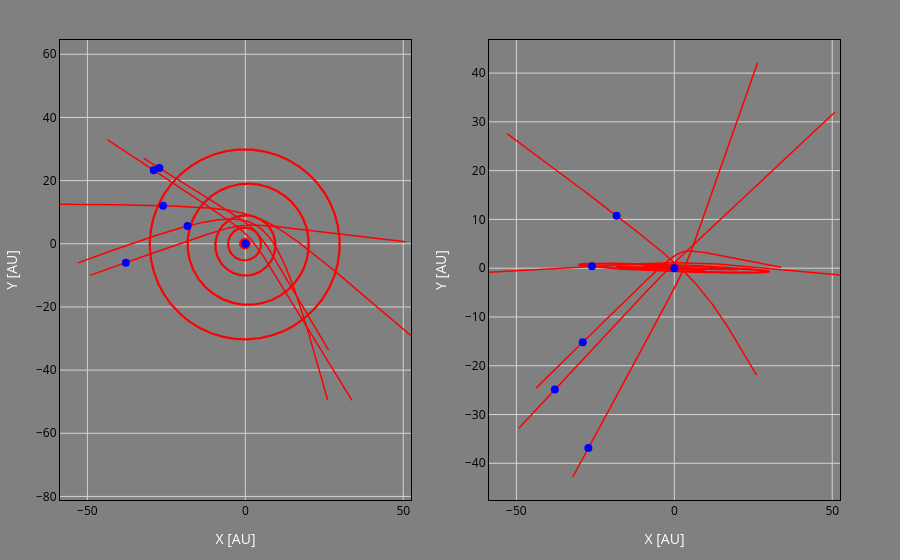

Notebook cell for this chart:
### Markdown cell above
## 6) (Optional) Altering the look of the figure
Layup Visualize supplies a default figure look via some internal CSS styling. Some users may have their own artistic idea in mind however for how they want orbits to look, so we give an example below on how you can use Plotly's inbuilt methods to update and decorate your plots to your hearts content. Have a look at [the Plotly documentation](https://plotly.com/python/reference/) for more information on what you can change and how to do it

### Code cell
fig2d = plotly_2D(
    lines,
    conic,
    orbit_pos=orbit_pos,
    planet_lines=planet_lines_cache[("helio", "ecl")],
    planet_id=planet_id,
    plot_sun=True,
    panels=("XY", "XZ"),
    return_fig=True,
)

# --- layout / background ---
fig2d.update_layout(
    plot_bgcolor="grey",
    paper_bgcolor="grey",
)

# --- x-axes ---
fig2d.update_xaxes(
    title_text="X [AU]",
    showgrid=True,
    showline=True,  # <-- draws axis spines top/right, plotly only draws bottom/left by default
    mirror=True,
    linecolor="black",
    gridcolor="lightgray",
    tickfont=dict(color="black"),
    zeroline=False,
)

# --- y-axes ---
fig2d.update_yaxes(
    title_text="Y [AU]",
    showgrid=True,
    showline=True,
    mirror=True,  # <-- draws axis spines top/right, plotly only draws bottom/left by default
    linecolor="black",
    gridcolor="lightgray",
    tickfont=dict(color="black"),
    zeroline=False,
)

# --- style orbit lines + markers ---
fig2d.for_each_trace(
    lambda tr: (
        tr.update(line=dict(color="red"))
        if tr.mode == "lines"
        and (
            tr.meta is None or tr.meta.get("kind") != "planet"
        )  # <-- planets have a special internal tag so you can colour input objects separately
        else None
    )
)

fig2d.update_traces(
    selector=dict(mode="markers"),
    marker=dict(size=8, color="blue"),
)


fig2d

### Figure 1 — Plotly figure (JSON) as saved in the notebook; plotly's stock layout.template omitted (floating-point values rounded to 4 significant figures; data arrays with more than 128 entries replaced by an {"elided": "..."} marker saying what was removed)
{"data": [{"hovertemplate": "Mercury<extra></extra>", "line": {"color": "red", "width": 2.2}, "meta": {"kind": "Planet"}, "mode": "lines", "name": "Mercury", "showlegend": false, "type": "scatter", "x": {"elided": "900 float values"}, "xaxis": "x", "y": {"elided": "900 float values"}, "yaxis": "y"}, {"hovertemplate": "Mercury<extra></extra>", "line": {"color": "red", "width": 2.2}, "meta": {"kind": "Planet"}, "mode": "lines", "name": "Mercury", "showlegend": false, "type": "scatter", "x": {"elided": "900 float values"}, "xaxis": "x2", "y": {"elided": "900 float values"}, "yaxis": "y2"}, {"hovertemplate": "Venus<extra></extra>", "line": {"color": "red", "width": 2.2}, "meta": {"kind": "Planet"}, "mode": "lines", "name": "Venus", "showlegend": false, "type": "scatter", "x": {"elided": "900 float values"}, "xaxis": "x", "y": {"elided": "900 float values"}, "yaxis": "y"}, {"hovertemplate": "Venus<extra></extra>", "line": {"color": "red", "width": 2.2}, "meta": {"kind": "Planet"}, "mode": "lines", "name": "Venus", "showlegend": false, "type": "scatter", "x": {"elided": "900 float values"}, "xaxis": "x2", "y": {"elided": "900 float values"}, "yaxis": "y2"}, {"hovertemplate": "Earth<extra></extra>", "line": {"color": "red", "width": 2.2}, "meta": {"kind": "Planet"}, "mode": "lines", "name": "Earth", "showlegend": false, "type": "scatter", "x": {"elided": "900 float values"}, "xaxis": "x", "y": {"elided": "900 float values"}, "yaxis": "y"}, {"hovertemplate": "Earth<extra></extra>", "line": {"color": "red", "width": 2.2}, "meta": {"kind": "Planet"}, "mode": "lines", "name": "Earth", "showlegend": false, "type": "scatter", "x": {"elided": "900 float values"}, "xaxis": "x2", "y": {"elided": "900 float values"}, "yaxis": "y2"}, {"hovertemplate": "Mars<extra></extra>", "line": {"color": "red", "width": 2.2}, "meta": {"kind": "Planet"}, "mode": "lines", "name": "Mars", "showlegend": false, "type": "scatter", "x": {"elided": "900 float values"}, "xaxis": "x", "y": {"elided": "900 float values"}, "yaxis": "y"}, {"hovertemplate": "Mars<extra></extra>", "line": {"color": "red", "width": 2.2}, "meta": {"kind": "Planet"}, "mode": "lines", "name": "Mars", "showlegend": false, "type": "scatter", "x": {"elided": "900 float values"}, "xaxis": "x2", "y": {"elided": "900 float values"}, "yaxis": "y2"}, {"hovertemplate": "Jupiter<extra></extra>", "line": {"color": "red", "width": 2.2}, "meta": {"kind": "Planet"}, "mode": "lines", "name": "Jupiter", "showlegend": false, "type": "scatter", "x": {"elided": "900 float values"}, "xaxis": "x", "y": {"elided": "900 float values"}, "yaxis": "y"}, {"hovertemplate": "Jupiter<extra></extra>", "line": {"color": "red", "width": 2.2}, "meta": {"kind": "Planet"}, "mode": "lines", "name": "Jupiter", "showlegend": false, "type": "scatter", "x": {"elided": "900 float values"}, "xaxis": "x2", "y": {"elided": "900 float values"}, "yaxis": "y2"}, {"hovertemplate": "Saturn<extra></extra>", "line": {"color": "red", "width": 2.2}, "meta": {"kind": "Planet"}, "mode": "lines", "name": "Saturn", "showlegend": false, "type": "scatter", "x": {"elided": "900 float values"}, "xaxis": "x", "y": {"elided": "900 float values"}, "yaxis": "y"}, {"hovertemplate": "Saturn<extra></extra>", "line": {"color": "red", "width": 2.2}, "meta": {"kind": "Planet"}, "mode": "lines", "name": "Saturn", "showlegend": false, "type": "scatter", "x": {"elided": "900 float values"}, "xaxis": "x2", "y": {"elided": "900 float values"}, "yaxis": "y2"}, {"hovertemplate": "Uranus<extra></extra>", "line": {"color": "red", "width": 2.2}, "meta": {"kind": "Planet"}, "mode": "lines", "name": "Uranus", "showlegend": false, "type": "scatter", "x": {"elided": "900 float values"}, "xaxis": "x", "y": {"elided": "900 float values"}, "yaxis": "y"}, {"hovertemplate": "Uranus<extra></extra>", "line": {"color": "red", "width": 2.2}, "meta": {"kind": "Planet"}, "mode": "lines", "name": "Uranus", "showlegend": false, "type": "scatter", "x": {"elided": "900 float values"}, "xaxis": "x2", "y": {"elided": "900 float values"}, "yaxis": "y2"}, {"hovertemplate": "Neptune<extra></extra>", "line": {"color": "red", "width": 2.2}, "meta": {"kind": "Planet"}, "mode": "lines", "name": "Neptune", "showlegend": false, "type": "scatter", "x": {"elided": "900 float values"}, "xaxis": "x", "y": {"elided": "900 float values"}, "yaxis": "y"}, {"hovertemplate": "Neptune<extra></extra>", "line": {"color": "red", "width": 2.2}, "meta": {"kind": "Planet"}, "mode": "lines", "name": "Neptune", "showlegend": false, "type": "scatter", "x": {"elided": "900 float values"}, "xaxis": "x2", "y": {"elided": "900 float values"}, "yaxis": "y2"}, {"hovertemplate": "Obj-00<br>e: 1.4071<br>i: 29.34°<br>Ω: 73.56°<br>ω: 349.22°<extra></extra>", "line": {"color": "red", "width": 1.5}, "meta": {"kind": "Hyperbolic"}, "mode": "lines", "name": "Obj-00", "showlegend": false, "type": "scatter", "x": {"elided": "400 float values"}, "xaxis": "x", "y": {"elided": "400 float values"}, "yaxis": "y"}, {"hovertemplate": "Obj-00<br>e: 1.4071<br>i: 29.34°<br>Ω: 73.56°<br>ω: 349.22°<extra></extra>", "line": {"color": "red", "width": 1.5}, "meta": {"kind": "Hyperbolic"}, "mode": "lines", "name": "Obj-00", "showlegend": false, "type": "scatter", "x": {"elided": "400 float values"}, "xaxis": "x2", "y": {"elided": "400 float values"}, "yaxis": "y2"}, {"hovertemplate": "Obj-01<br>e: 2.8163<br>i: 7.13°<br>Ω: 341.77°<br>ω: 87.69°<extra></extra>", "line": {"color": "red", "width": 1.5}, "meta": {"kind": "Hyperbolic"}, "mode": "lines", "name": "Obj-01", "showlegend": false, "type": "scatter", "x": {"elided": "400 float values"}, "xaxis": "x", "y": {"elided": "400 float values"}, "yaxis": "y"}, {"hovertemplate": "Obj-01<br>e: 2.8163<br>i: 7.13°<br>Ω: 341.77°<br>ω: 87.69°<extra></extra>", "line": {"color": "red", "width": 1.5}, "meta": {"kind": "Hyperbolic"}, "mode": "lines", "name": "Obj-01", "showlegend": false, "type": "scatter", "x": {"elided": "400 float values"}, "xaxis": "x2", "y": {"elided": "400 float values"}, "yaxis": "y2"}, {"hovertemplate": "Obj-02<br>e: 5.7201<br>i: 45.58°<br>Ω: 233.47°<br>ω: 173.28°<extra></extra>", "line": {"color": "red", "width": 1.5}, "meta": {"kind": "Hyperbolic"}, "mode": "lines", "name": "Obj-02", "showlegend": false, "type": "scatter", "x": {"elided": "400 float values"}, "xaxis": "x", "y": {"elided": "400 float values"}, "yaxis": "y"}, {"hovertemplate": "Obj-02<br>e: 5.7201<br>i: 45.58°<br>Ω: 233.47°<br>ω: 173.28°<extra></extra>", "line": {"color": "red", "width": 1.5}, "meta": {"kind": "Hyperbolic"}, "mode": "lines", "name": "Obj-02", "showlegend": false, "type": "scatter", "x": {"elided": "400 float values"}, "xaxis": "x2", "y": {"elided": "400 float values"}, "yaxis": "y2"}, {"hovertemplate": "Obj-03<br>e: 2.9019<br>i: 54.22°<br>Ω: 304.11°<br>ω: 105.26°<extra></extra>", "line": {"color": "red", "width": 1.5}, "meta": {"kind": "Hyperbolic"}, "mode": "lines", "name": "Obj-03", "showlegend": false, "type": "scatter", "x": {"elided": "400 float values"}, "xaxis": "x", "y": {"elided": "400 float values"}, "yaxis": "y"}, {"hovertemplate": "Obj-03<br>e: 2.9019<br>i: 54.22°<br>Ω: 304.11°<br>ω: 105.26°<extra></extra>", "line": {"color": "red", "width": 1.5}, "meta": {"kind": "Hyperbolic"}, "mode": "lines", "name": "Obj-03", "showlegend": false, "type": "scatter", "x": {"elided": "400 float values"}, "xaxis": "x2", "y": {"elided": "400 float values"}, "yaxis": "y2"}, {"hovertemplate": "Obj-04<br>e: 5.0662<br>i: 33.28°<br>Ω: 287.07°<br>ω: 170.76°<extra></extra>", "line": {"color": "red", "width": 1.5}, "meta": {"kind": "Hyperbolic"}, "mode": "lines", "name": "Obj-04", "showlegend": false, "type": "scatter", "x": {"elided": "400 float values"}, "xaxis": "x", "y": {"elided": "400 float values"}, "yaxis": "y"}, {"hovertemplate": "Obj-04<br>e: 5.0662<br>i: 33.28°<br>Ω: 287.07°<br>ω: 170.76°<extra></extra>", "line": {"color": "red", "width": 1.5}, "meta": {"kind": "Hyperbolic"}, "mode": "lines", "name": "Obj-04", "showlegend": false, "type": "scatter", "x": {"elided": "400 float values"}, "xaxis": "x2", "y": {"elided": "400 float values"}, "yaxis": "y2"}, {"customdata": [["61000.00000", "2025 Nov 2"], ["61000.00000", "2025 Nov 2"], ["61000.00000", "2025 Nov 2"], ["61000.00000", "2025 Nov 2"], ["61000.00000", "2025 Nov 2"]], "hovertemplate": "%{text}<br>@ MJD %{customdata[0]}<br>(%{customdata[1]})<extra></extra>", "marker": {"color": "blue", "size": 8}, "meta": {"kind": "epoch"}, "mode": "markers", "showlegend": false, "text": ["Obj-00", "Obj-01", "Obj-02", "Obj-03", "Obj-04"], "type": "scatter", "x": [-18.29, -26.06, -27.22, -29.0, -37.83], "xaxis": "x", "y": [5.607, 12.06, 23.99, 23.29, -5.97], "yaxis": "y"}, {"customdata": [["61000.00000", "2025 Nov 2"], ["61000.00000", "2025 Nov 2"], ["61000.00000", "2025 Nov 2"], ["61000.00000", "2025 Nov 2"], ["61000.00000", "2025 Nov 2"]], "hovertemplate": "%{text}<br>@ MJD %{customdata[0]}<br>(%{customdata[1]})<extra></extra>", "marker": {"color": "blue", "size": 8}, "meta": {"kind": "epoch"}, "mode": "markers", "showlegend": false, "text": ["Obj-00", "Obj-01", "Obj-02", "Obj-03", "Obj-04"], "type": "scatter", "x": [-18.29, -26.06, -27.22, -29.0, -37.83], "xaxis": "x2", "y": [10.75, 0.4129, -36.89, -15.2, -24.88], "yaxis": "y2"}, {"marker": {"color": "blue", "size": 8}, "mode": "markers", "name": "Sun", "showlegend": false, "type": "scatter", "x": [0.0], "xaxis": "x", "y": [0.0], "yaxis": "y"}, {"marker": {"color": "blue", "size": 8}, "mode": "markers", "name": "Sun", "showlegend": false, "type": "scatter", "x": [0.0], "xaxis": "x2", "y": [0.0], "yaxis": "y2"}], "layout": {"autosize": true, "font": {"color": "white"}, "hoverdistance": 0, "hovermode": "closest", "margin": {"b": 60, "l": 60, "r": 60, "t": 40}, "paper_bgcolor": "grey", "plot_bgcolor": "grey", "xaxis": {"anchor": "y", "domain": [0, 0.45], "gridcolor": "lightgray", "linecolor": "black", "mirror": true, "showgrid": true, "showline": true, "tickfont": {"color": "black"}, "title": {"text": "X [AU]"}, "zeroline": false}, "xaxis2": {"anchor": "y2", "domain": [0.55, 1], "gridcolor": "lightgray", "linecolor": "black", "mirror": true, "showgrid": true, "showline": true, "tickfont": {"color": "black"}, "title": {"text": "X [AU]"}, "zeroline": false}, "yaxis": {"anchor": "x", "domain": [0, 1], "gridcolor": "lightgray", "linecolor": "black", "mirror": true, "scaleanchor": "x", "scaleratio": 1, "showgrid": true, "showline": true, "tickfont": {"color": "black"}, "title": {"text": "Y [AU]"}, "zeroline": false}, "yaxis2": {"anchor": "x2", "domain": [0, 1], "gridcolor": "lightgray", "linecolor": "black", "mirror": true, "showgrid": true, "showline": true, "tickfont": {"color": "black"}, "title": {"text": "Y [AU]"}, "zeroline": false}}}
